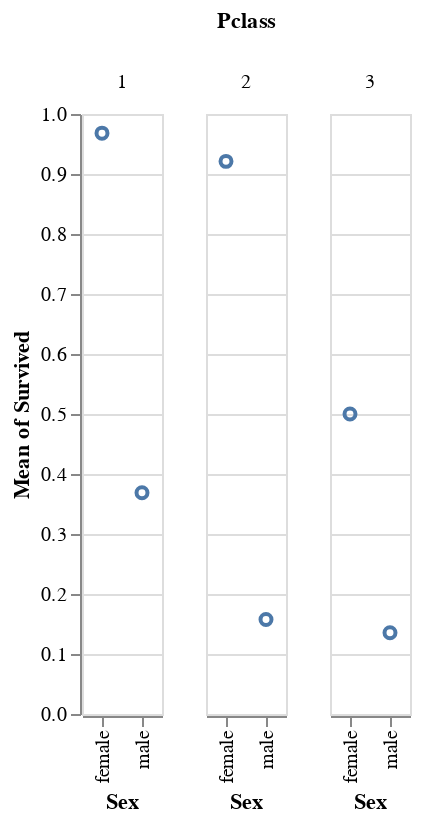

Notebook code for this chart:
### Markdown cell above
**Mark point**: data are represented by points

### Code cell
alt.Chart(titanic).mark_point().encode(
    x='Sex',
    y='mean(Survived)',
    column='Pclass'
)

### Figure 1 — Vega-Lite specification as saved in the notebook (floating-point values rounded to 4 significant figures; data arrays with more than 128 entries replaced by an {"elided": "..."} marker saying what was removed)
{"config": {"view": {"continuousWidth": 400, "continuousHeight": 300}}, "data": {"name": "data-93290830beea3a875eeab316df346c54"}, "mark": "point", "encoding": {"column": {"type": "quantitative", "field": "Pclass"}, "x": {"type": "nominal", "field": "Sex"}, "y": {"type": "quantitative", "aggregate": "mean", "field": "Survived"}}, "$schema": "https://vega.github.io/schema/vega-lite/v4.8.1.json", "datasets": {"data-93290830beea3a875eeab316df346c54": {"elided": "891 records"}}}
